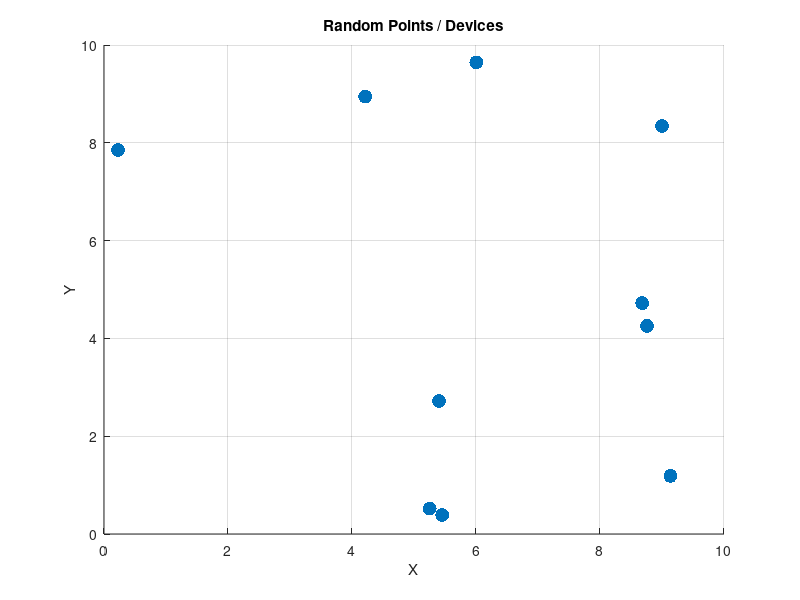

Recreate this plot in MATLAB.
%plan:
%- 10 for numPoints, xRange, yRange if no input
%- points must be even
%- make random points
%- make graph with points

function [points] = randPoints(numPoints,xRange, yRange)

    if nargin < 1 %10 for numPoints, xRange, yRange if no input
        numPoints = 10;
        xRange = 10;
        yRange = 10;
    elseif mod(numPoints, 2) ~= 0 %points must be even
        error('numPoints must be even');
    end
    
    %make random points
    x = rand(1, numPoints) * xRange;
    y = rand(1, numPoints) * yRange;
    points = [x; y]';
    disp('Random Points / Devices:');
    disp(points);

    %make graph with points
    figure;
    scatter(x, y, 100, 'filled');
    xlabel('X');
    ylabel('Y');
    title('Random Points / Devices');
    xlim([0 xRange]);
    ylim([0 yRange]);
    grid on;
    hold on;
end

%Next: Implement brute force
